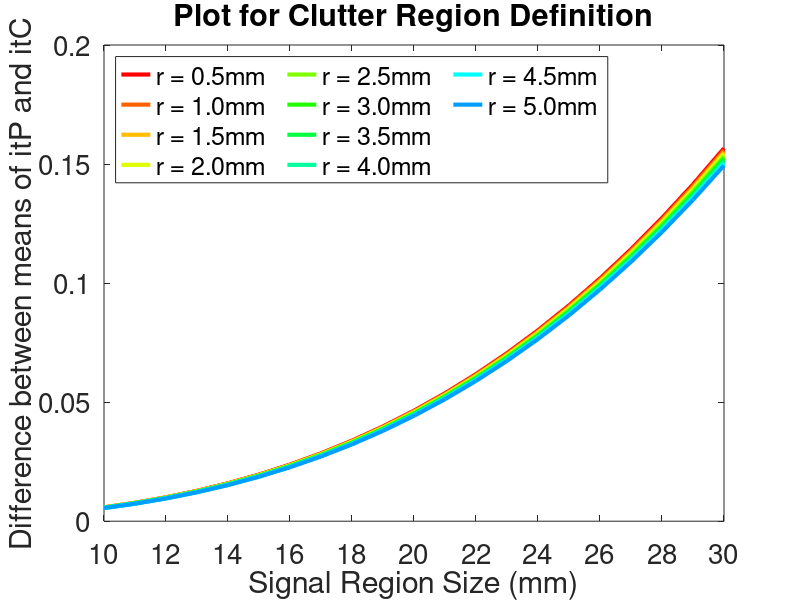

Write the MATLAB code that produced this figure. (Note: this script raises an error after producing the figure.)
%% Plot for clutter region
    % AKA non-data-driven analysis
% note, tilde isnt available nor is bar for plots so a prime (') is used to
% indicate the mean values here

close all
clear

%% Figure/plot settings
cc = hsv(16);
fontSize = 20;

%% Setting parameters for ideal normalised image + worst case for p'-c'
s_tilde = 1;
c_tilde = 0;

m_range = (10:1:30) * 1e-3; % mm -- 10 to 30mm
res_range = (0.5:0.5:5) * 1e-3; % mm -- 0.5 mm to 5 mm w/ 0.5 mm step
r_hs = 0.07; % res of hemisphere -- 7 cm

%% Plot
figure;
for i = 1:length(res_range)
    res = res_range(i);

    for j = 1:length(m_range)
        %% Excess 'wafer' points
        vol_p = (2/3*pi*(r_hs)^3);
        vol_t = (4/3*pi*(m_range(j))^3);
        n_chips = vol_p / vol_t;
        hash_p_expected = pi * r_hs^2 / res^2;
        hash_p_excess = n_chips * res^2;
        hash_p_excess_wafer = hash_p_expected + hash_p_excess;

        %% #p, #t, #c and p'-c' 
        hash_p = (vol_p / res^3) + hash_p_excess_wafer/2;
        hash_t = vol_t / res^3;
        hash_c = hash_p - hash_t;
        p_minus_c = ((hash_t/hash_p) * s_tilde) + ((hash_c/hash_p) * c_tilde);

        %% Store values
        mat{i, j} = p_minus_c;
        hash_p_vals{i, j} = hash_p;
        hash_t_vals{i, j} = hash_t;
        hash_c_vals{i, j} = hash_c;
    end

    %% Plot values with different colors
    plot(m_range*1e3, cell2mat(mat(i, :)), 'Color', cc(i, :), 'LineWidth', 3);
    hold on;
end

xlabel('Signal Region Size (mm)');
ylabel("Difference between means of \it{P} and \it{C}");
xticks(10:2:30);
title("Plot for Clutter Region Definition");
set(gca, 'FontSize', fontSize);
legend(arrayfun(@(x) sprintf('r = %0.1fmm', x*1e3), ...
    res_range, 'UniformOutput', false), 'Location', 'northwest', ...
    'NumColumns', 3);


%% Superimpose actual dataset results for all 5 phantoms (res = 2.5 mm)
ph_values = {'B0', 'B10E', 'B15E', 'B20E', 'B30E'};
label_list = {'c1,1', 'c1,2', 'c1,3', 'c1,4', 'c2,1', 'c2,2', 'c2,3', 'c2,4'};

% Initialize a cell array to store the p_minus_c values for each ph
all_p_minus_c = cell(length(ph_values), 1);

for ph_idx = 1:length(ph_values)
    ph = ph_values{ph_idx};
    c = 7; 
    filename = append('results\', ph, '\workspaces\mean\', ph, '_', label_list{c}, '.mat');
    load(filename);

    %% Calculate p_minus_c for the current ph
    hash_p_vals = values{4};
    hash_t_vals = values{5};
    p_minus_c = hash_t_vals ./ hash_p_vals;

    %% Store the p_minus_c values in the cell array
    all_p_minus_c{ph_idx} = p_minus_c;

    %% Plot averaged values with a different color scheme
    plot(m_range*1e3, mean(all_p_minus_c{ph_idx}, 1), 'Color', cc(ph_idx+9, :), 'LineWidth', 3);
    hold on;
end

grid minor;
hold off;
